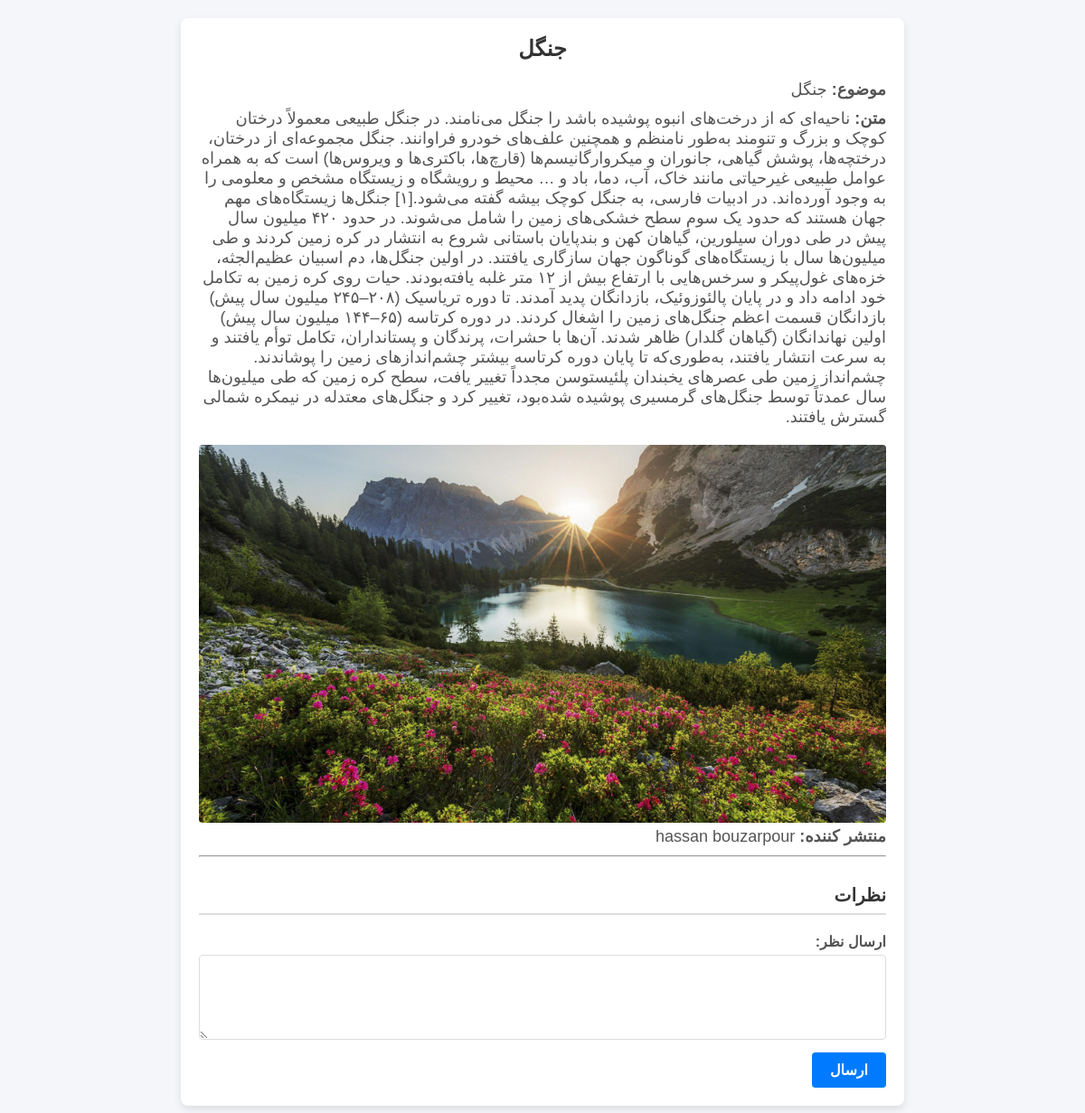
/post/1, run on an earlier commit of the app's database.
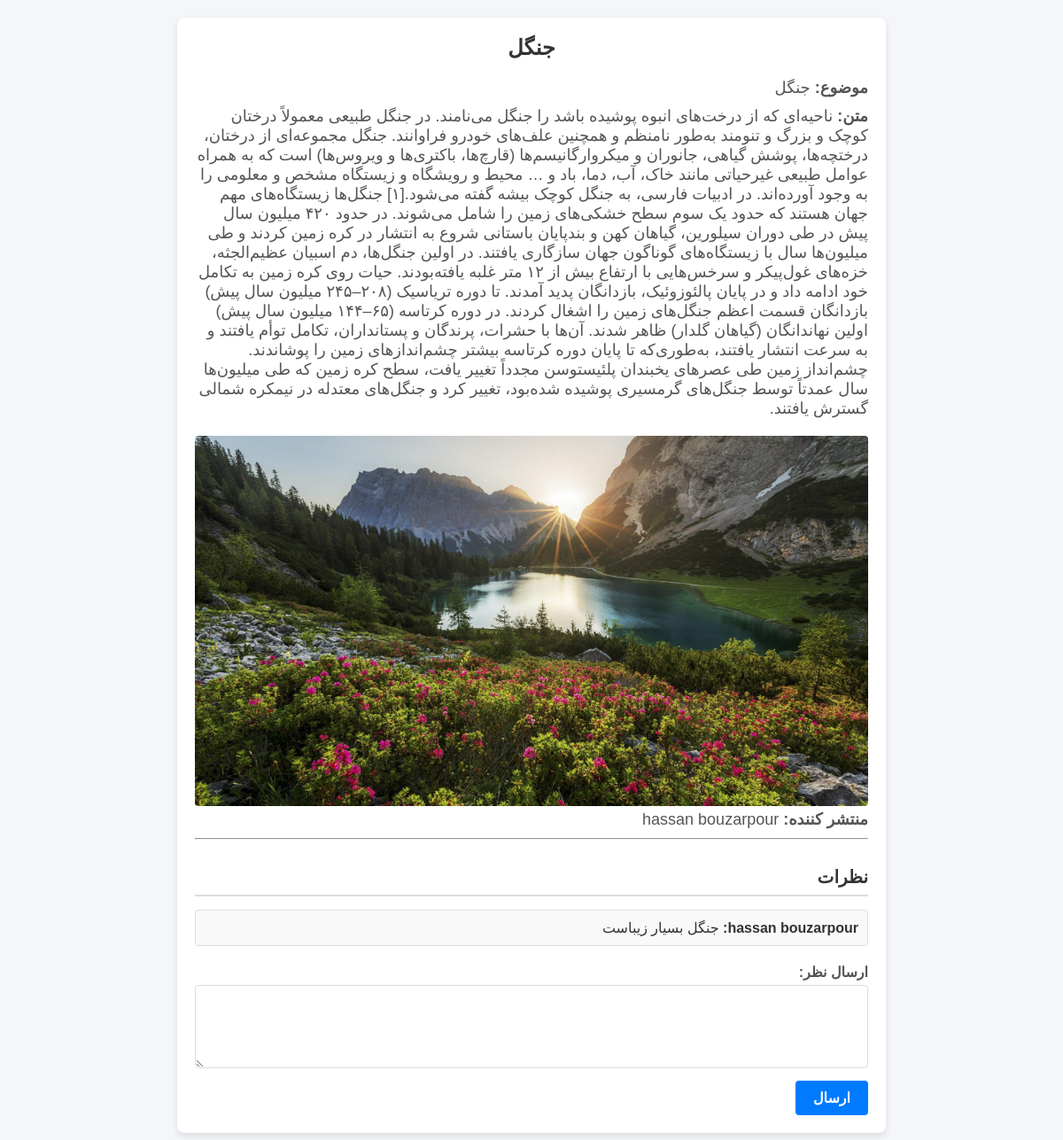
And on a later commit of the database.
### runnit_project/models.py (models this page shows, shortened)
class Post(db.Model):
    post_id = db.Column(db.Integer, primary_key=True)
    title = db.Column(db.String(100), nullable=False)
    body = db.Column(db.Text, nullable=False)
    image = db.Column(db.String(200),nullable = True)
    user_id = db.Column(db.Integer, db.ForeignKey('user.user_id'), nullable=False)

class User(db.Model):
    user_id = db.Column(db.Integer, primary_key=True)
    firstname = db.Column(db.String(50), nullable=False)
    lastname = db.Column(db.String(50), nullable=False)
    email = db.Column(db.String(100), unique=True, nullable=False)
    phone_number = db.Column(db.String(15), nullable=True)
    profile_pic = db.Column(db.String(200))
    resume = db.Column(db.String(150), nullable=True)  # Stores the resume file path
    resume_approved = db.Column(SQLAEnum(ResumeStatus), nullable=True)
    _password = db.Column(db.String(250), nullable=False)
    is_admin = db.Column(db.Boolean, default=False)
    is_superuser = db.Column(db.Boolean, default=False)
    is_authenticated = db.Column(db.Boolean, default=False)
    posts = db.relationship('Post', backref='user', lazy=True)
    comments = db.relationship('Comment', backref='user', lazy=True)
    ratings = db.relationship('Rating', backref='user', lazy=True)
    resume = db.relationship("Resume", back_populates="user", uselist=False)  # uselist=False ensures one-to-one
    course = db.relationship('Course', backref='user', lazy=True)
    type = db.Column(db.String(50))
    @property
    def password(self):
        raise AttributeError("password is not a readable attribute")

class Admin(User):
    def __init__(self, firstname, lastname, email, password, **kwargs):
        super().__init__(firstname=firstname, lastname=lastname, email=email, password=password, **kwargs)
        self.is_admin = True

class Comment(db.Model):
    comment_id = db.Column(db.Integer, primary_key=True)
    commenter_id = db.Column(db.Integer, db.ForeignKey('user.user_id'), nullable=False)
    body = db.Column(db.Text(500), nullable=False)
    post_id = db.Column(db.Integer, db.ForeignKey('post.post_id'), nullable=False)

### runnit_project/routes.py (the view)
@app.route("/post/<int:post_id>",methods = ["POST","GET"])
def post_detail(post_id):
    post = Post.query.filter_by(post_id=post_id).first()
    if "user_id" in session:
        user= User.query.get_or_404(session['user_id'])
        user_id = session.get("user_id")
    else:
        user=""
    if request.method == "POST" and "comment_submit" in request.form:
        comment = request.form['comment']
        new_comment = Comment(body = comment , post_id = post_id , commenter_id =user_id )
        db.session.add(new_comment)
        db.session.commit()
        return redirect(url_for('post_detail',post_id = post_id))
    comments = Comment.query.filter_by(post_id = post_id)
    return render_template("post_detail.html" , post=post,comments = comments,
                           translations=translations[session["language"]])

### run.py (called while the page is built, shortened)
@app.before_request
def create_initials():
    if not "language" in session:
        session["language"] = 'fa'
    global initialization_done

### runnit_project/templates/post_detail.html (shortened to what this page needs)
<!DOCTYPE html>
<html lang="en">
<head>
</head>
<body>
    <div class="container">
        <h1>{{ post.title }}</h1>
        <div class="post-details">
            <div><strong>موضوع:</strong> {{ post.title }}</div>
            <div><strong>متن:</strong> {{ post.body }}</div>
            <img src="{{ url_for('static', filename=post.image.replace('static/', '').replace('runnit_project/', '').replace('\\', '/')) }}" alt="Post Image">
            <div><strong>منتشر کننده:</strong> {{ post.user.firstname }} {{ post.user.lastname }}</div>
            <hr>
        </div>
        <div class="comment-section-container">
            <h3 class="comment-section-title">{{ translations['comments'] }}</h3>
            <div id="comments-list">
                {% for comment in comments %}
                    <div class="comment">
                        <p><strong>{{ comment.user.firstname }} {{ comment.user.lastname }}:</strong> {{ comment.body }}</p>
                    </div>
                {% endfor %}
            </div>
            {% if not user == "" %}
                <form method="POST" id="comment-form">
                    <div class="form-group">
                        <label for="text">{{ translations['send_a_comment'] }}</label>
                        <textarea name="comment" id="text" rows="4" required></textarea>
                    </div>
                    <button name="comment_submit" type="submit" class="btn-primary">{{ translations['submit_comment'] }}</button>
                </form>
            {% endif %}
        </div>
    </div>
</body>
</html>

### runnit_project/templates/post_detail.html (style rules this page uses)
* { margin: 0; padding: 0; box-sizing: border-box; }
body { font-family: Arial, sans-serif; background-color: #f4f6f9; display: flex; align-items: center; justify-content: center; padding: 20px; direction: rtl; }
.container { width: 100%; max-width: 800px; background-color: #ffffff; padding: 20px; border-radius: 8px; box-shadow: 0 4px 8px rgba(0, 0, 0, 0.1); }
h1 { font-size: 24px; color: #333; text-align: center; margin-bottom: 20px; }
.post-details { margin-bottom: 20px; }
.post-details div { font-size: 18px; color: #555; margin-bottom: 10px; text-align: right; }
.post-details img { width: 100%; height: auto; border-radius: 4px; margin-top: 10px; }
.comment-section-container { margin-top: 30px; }
.comment-section-title { font-size: 20px; color: #333; border-bottom: 2px solid #ddd; padding-bottom: 8px; margin-bottom: 15px; text-align: right; }
.comment { background-color: #f9f9f9; padding: 10px; border-radius: 4px; margin-bottom: 10px; border: 1px solid #ddd; text-align: right; }
.comment p { color: #333; font-size: 16px; }
#comment-form { margin-top: 20px; text-align: right; }
#comment-form label { font-weight: bold; color: #555; display: block; margin-bottom: 5px; }
#comment-form textarea { width: 100%; padding: 10px; border: 1px solid #ddd; border-radius: 4px; font-size: 16px; text-align: right; }
.btn-primary { display: inline-block; padding: 10px 20px; background-color: #007bff; color: #fff; font-size: 16px; font-weight: bold; border: none; border-radius: 4px; cursor: pointer; transition: background-color 0.3s ease; margin-top: 10px; }

What changed in the data, as far as the page shows it:
added Comment: user.firstname "hassan", user.lastname "bouzarpour", body "جنگل بسیار زیباست"
